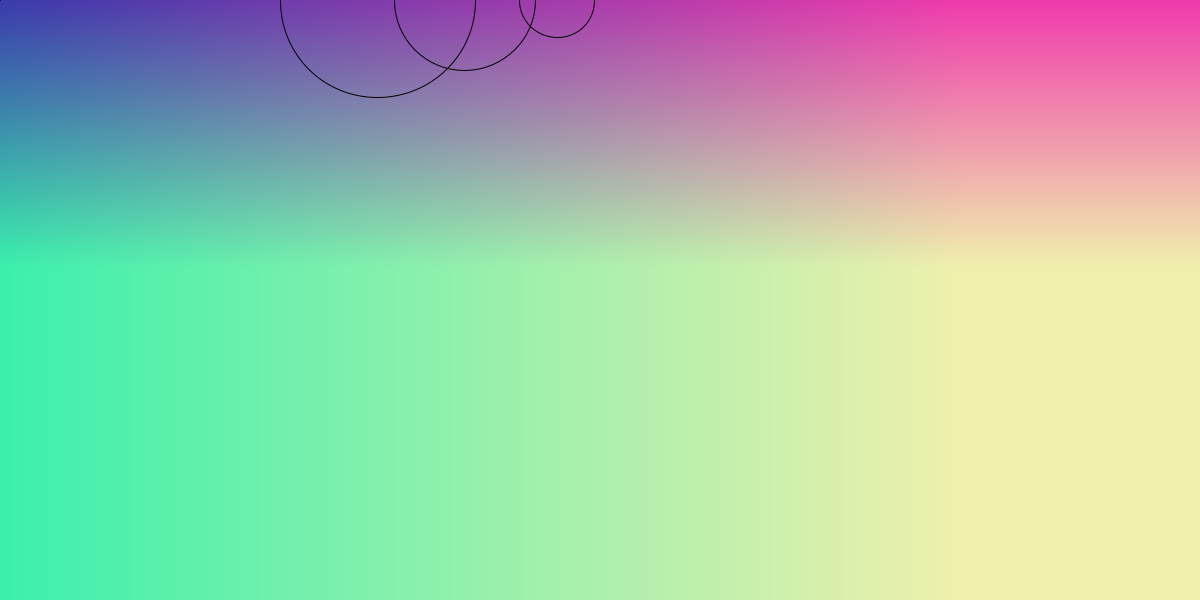
Frame 1 (no input)
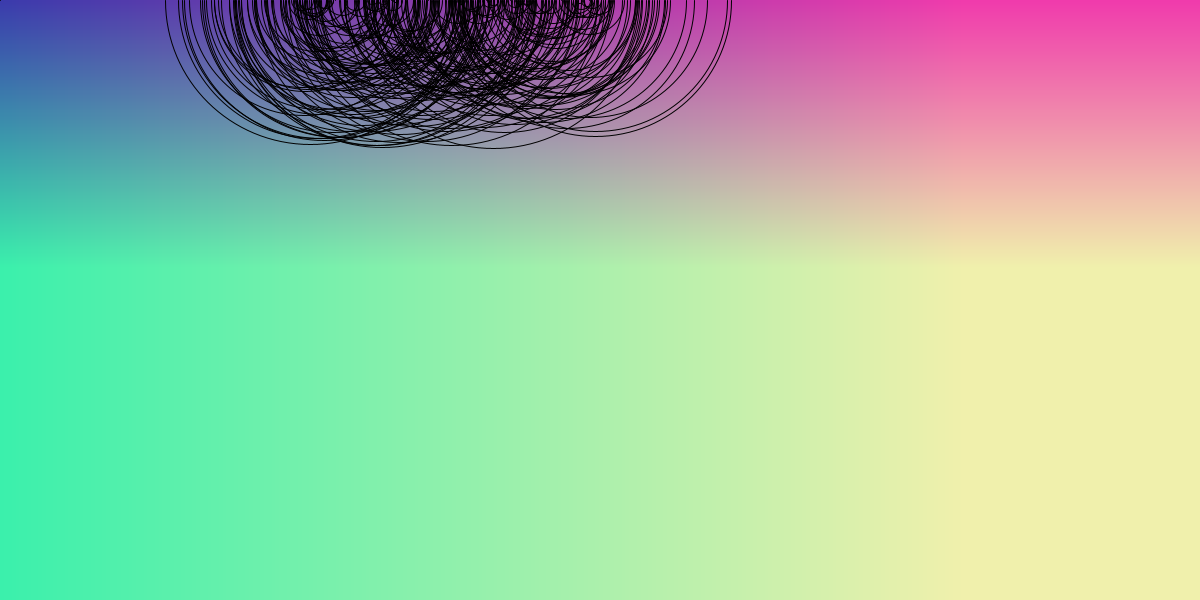
Frame 60 (the mouse pressed at the canvas centre just before this capture)
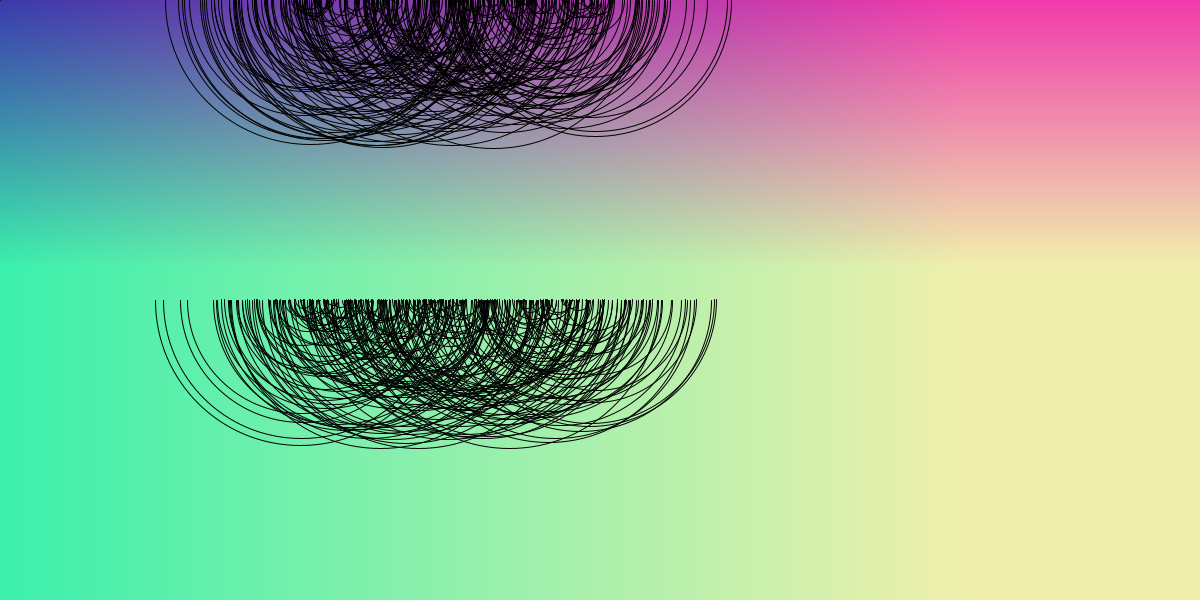
Frame 120 (the mouse held since frame 60 and released just before this capture)

The Processing sketch that drew these frames (run headless with seeded random() and noise(); from frame 60 on, the mouse is pressed at the canvas centre):

// Processing sketch: processing_71890
// ── processing_71890.pde

float randomDiameter = 0;
float mouseX = 0;
float lineColor = 0;

void setup() {
  size(1200, 600);
  smooth();
  colorMode(RGB, 800);
  for (int i = 0; i < 1200; i++) {
    for (int j = 0; j < 600; j++) {
      stroke(i/1.2, j*3, 500);
      point(i, j);
    }
  }
}

void draw() {
  
  noFill();
  for (int i = 0; i<100; i=i+30){
    stroke(0);
    //line(mouseX, mouseY, randomDiameter, i*8);
    //line(randomDiameter, randomDiameter, i*3, mouseX);
    //line(mouseX, mouseY, randomDiameter, 600);
    arc(mouseX, mouseY, randomDiameter, randomDiameter, 0, PI);
  randomDiameter = random (5, 300);
  mouseX = random (300, 600);
  lineColor = random (0, 600);
  }

  if (randomDiameter < 200) {
    randomDiameter++;
  }
else {
  randomDiameter = 0;
}
if (mouseX < 800) {
  cursor(WAIT);

}
frameRate(30);
}

void mouseClicked() {
 if (lineColor == 0) {
    lineColor = 600;
  } else {
    lineColor = 0;
  }
}

void keyPressed(){
  if (key == 's'){
    save("AnaMernik01b.png");
  }
}
